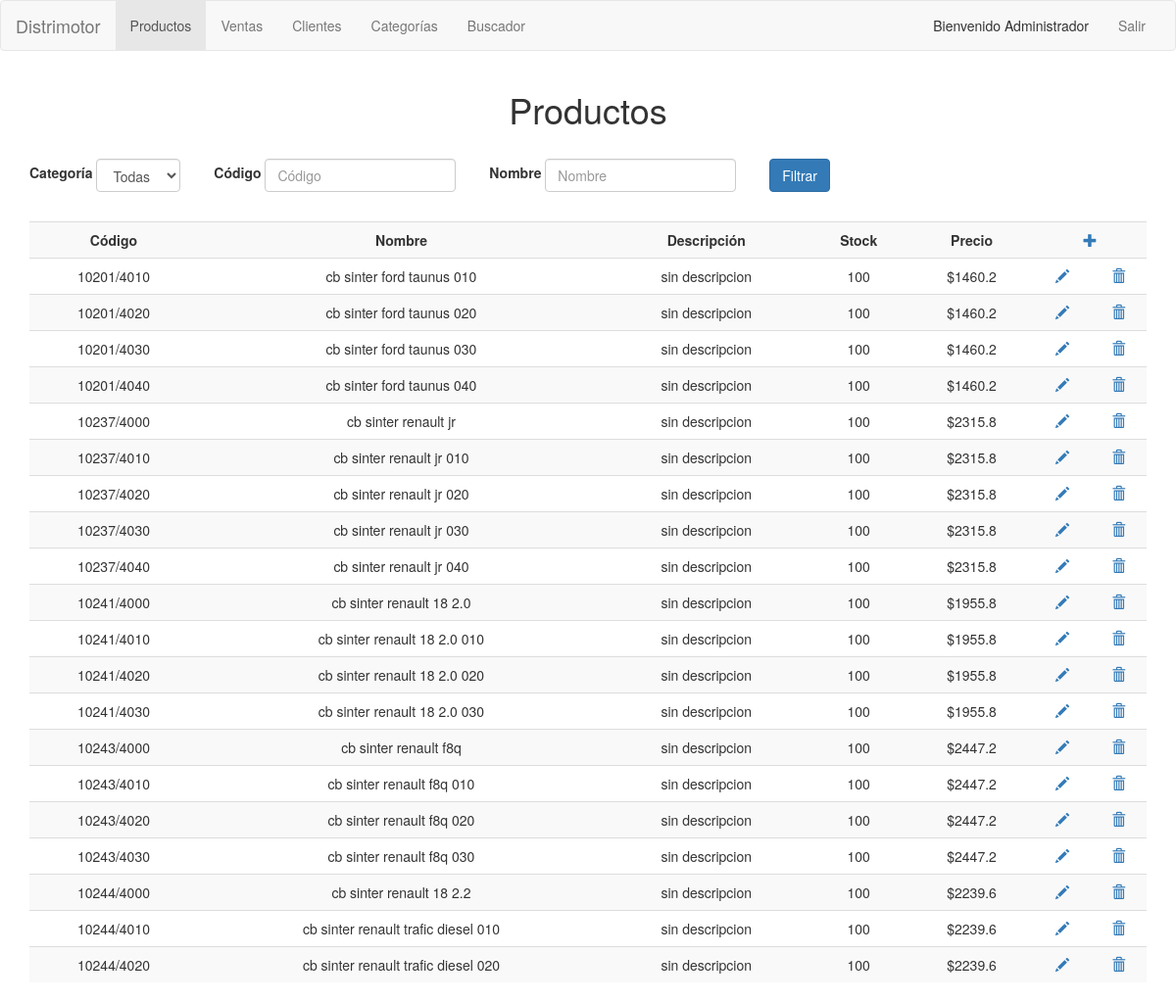
The app's page /productos.php (signed in) with its own data.
### tables this page shows
CREATE TABLE `productos` (
  `prd_codigo` varchar(20) NOT NULL,
  `prd_nombre` varchar(200) NOT NULL,
  `prd_descripcion` varchar(500) NOT NULL,
  `prd_stock` int(11) NOT NULL,
  `prd_precio_costo` float(8,2) NOT NULL,
  `prd_ganancia` float(5,3) NOT NULL,
  `prd_precio_final` float(8,2) NOT NULL,
  `cat_id` int(11) NOT NULL
);

### productos.php (the view, shortened to what this page needs)
<?php
	require "includes/conexion.php";
	$sqlProductos = "SELECT prd_codigo, prd_nombre, prd_descripcion, prd_stock, prd_precio_costo, prd_ganancia
					 FROM productos";
	$resultProductos = mysqli_query($link, $sqlProductos) or die(("error al traer datos de la base - ". mysqli_error($link)));
	require "includes/header.php";
?>
<h1>Productos</h1>
<div class="formFiltro">
	<form class="form-inline" action="index.php" method="POST">
		<div class="form-group filtro">
			<label>Categoría</label>
			<select class="form-control" name="cat_id" id="cat_id">
				<?php
					echo "<option value='0'>Todas</option>";
				?>
			</select>
		</div>
		<div class="form-group filtro">
			<label>Código</label>
			<input type="text" class="form-control" name="prd_codigo" id="prd_codigo" placeholder="Código">
		</div>
		<div class="form-group filtro">
			<label>Nombre</label>
			<input type="text" class="form-control" name="prd_nombre" id="prd_nombre" placeholder="Nombre">
		</div>
		<button type="button" class="btn btn-primary" id="btnFiltrar">Filtrar</button>
	</form>
</div>
<?php if(mysqli_num_rows($resultProductos) > 0){ ?>
<div class="table-responsive" id="tablaProductos">
	<table class="table table-striped">
		<tr>
			<th>Código</th>
			<th>Nombre</th>
			<th>Descripción</th>
			<th>Stock</th>
			<th>Precio</th>
			<th colspan="2"><a href="agregarProducto.php"><span class="glyphicon glyphicon-plus" aria-hidden="true"></span></a></th>
		</tr>
		<?php
			while ($registro = mysqli_fetch_assoc($resultProductos))
			{
				$prd_precio = $registro['prd_precio_costo'] * $registro['prd_ganancia'];
		?>
				<tr>
					<td><?php echo $registro['prd_codigo'] ?> </td>
					<td><?php echo $registro['prd_nombre'] ?> </td>
					<td><?php echo $registro['prd_descripcion'] ?> </td>
					<td><?php echo $registro['prd_stock'] ?> </td>
					<td>$<?php echo $prd_precio ?></td>
					<td><a href="editarProducto.php?prd_codigo=<?php echo $registro['prd_codigo'] ?>"><span class="glyphicon glyphicon-pencil" aria-hidden="true"></span></a></td>
					<td><a href="eliminarProducto.php?prd_codigo=<?php echo $registro['prd_codigo'] ?>"><span class="glyphicon glyphicon-trash" aria-hidden="true"></span></a></td>
				</tr>
		<?php
			};
		?>
	</table>
</div>
<?php } else { ?>
	<h2>No existen productos</h2>
<?php } ?>
<?php
	require "includes/footer.php";
?>

### css/estilos.css (style rules this page uses)
table th { text-align: center; }
table td { text-align: center; }
h1, h2 { text-align: center; }
.formFiltro { margin:30px 0; }
.filtro { margin-right: 30px; }

### records on screen
productos: prd_codigo "10201/4010", prd_nombre "cb sinter ford taunus 010", prd_descripcion "sin descripcion", prd_stock "100", prd_precio "1460.2"
productos: prd_codigo "10201/4020", prd_nombre "cb sinter ford taunus 020", prd_descripcion "sin descripcion", prd_stock "100", prd_precio "1460.2"
productos: prd_codigo "10201/4030", prd_nombre "cb sinter ford taunus 030", prd_descripcion "sin descripcion", prd_stock "100", prd_precio "1460.2"
productos: prd_codigo "10201/4040", prd_nombre "cb sinter ford taunus 040", prd_descripcion "sin descripcion", prd_stock "100", prd_precio "1460.2"
productos: prd_codigo "10237/4000", prd_nombre "cb sinter renault jr", prd_descripcion "sin descripcion", prd_stock "100", prd_precio "2315.8"
productos: prd_codigo "10237/4010", prd_nombre "cb sinter renault jr 010", prd_descripcion "sin descripcion", prd_stock "100", prd_precio "2315.8"
productos: prd_codigo "10237/4020", prd_nombre "cb sinter renault jr 020", prd_descripcion "sin descripcion", prd_stock "100", prd_precio "2315.8"
productos: prd_codigo "10237/4030", prd_nombre "cb sinter renault jr 030", prd_descripcion "sin descripcion", prd_stock "100", prd_precio "2315.8"
productos: prd_codigo "10237/4040", prd_nombre "cb sinter renault jr 040", prd_descripcion "sin descripcion", prd_stock "100", prd_precio "2315.8"
productos: prd_codigo "10241/4000", prd_nombre "cb sinter renault 18 2.0", prd_descripcion "sin descripcion", prd_stock "100", prd_precio "1955.8"
productos: prd_codigo "10241/4010", prd_nombre "cb sinter renault 18 2.0 010", prd_descripcion "sin descripcion", prd_stock "100", prd_precio "1955.8"
productos: prd_codigo "10241/4020", prd_nombre "cb sinter renault 18 2.0 020", prd_descripcion "sin descripcion", prd_stock "100", prd_precio "1955.8"
productos: prd_codigo "10241/4030", prd_nombre "cb sinter renault 18 2.0 030", prd_descripcion "sin descripcion", prd_stock "100", prd_precio "1955.8"
productos: prd_codigo "10243/4000", prd_nombre "cb sinter renault f8q", prd_descripcion "sin descripcion", prd_stock "100", prd_precio "2447.2"
productos: prd_codigo "10243/4010", prd_nombre "cb sinter renault f8q 010", prd_descripcion "sin descripcion", prd_stock "100", prd_precio "2447.2"
productos: prd_codigo "10243/4020", prd_nombre "cb sinter renault f8q 020", prd_descripcion "sin descripcion", prd_stock "100", prd_precio "2447.2"
productos: prd_codigo "10243/4030", prd_nombre "cb sinter renault f8q 030", prd_descripcion "sin descripcion", prd_stock "100", prd_precio "2447.2"
productos: prd_codigo "10244/4000", prd_nombre "cb sinter renault 18 2.2", prd_descripcion "sin descripcion", prd_stock "100", prd_precio "2239.6"
productos: prd_codigo "10244/4010", prd_nombre "cb sinter renault trafic diesel 010", prd_descripcion "sin descripcion", prd_stock "100", prd_precio "2239.6"
productos: prd_codigo "10244/4020", prd_nombre "cb sinter renault trafic diesel 020", prd_descripcion "sin descripcion", prd_stock "100", prd_precio "2239.6"

### other values on screen
$_SESSION['usu_nombre'] "Administrador"
